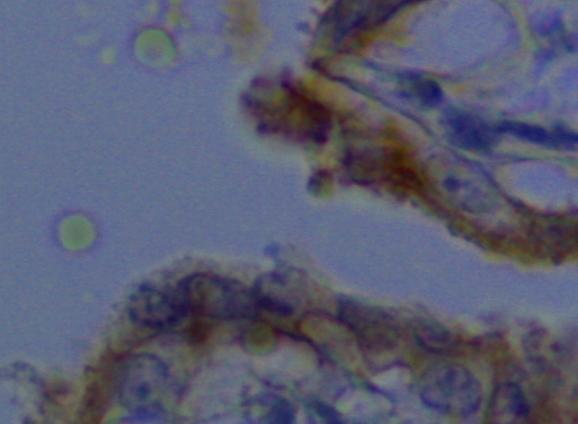
#> input picture tests/DAB_Training_Input/Train_A.tiff, 578 x 424 px
$ python -i utils.py   (imports and definitions only)
#> lines starting #> are read from the running program, lines starting #| are printed output that depends on the picture

"""
Utilities
"""

############################################################################################################
### Import
############################################################################################################

import io
import os
import cv2
import colour
import tempfile
import numpy as np
from PIL import Image, ImageCms
import matplotlib.pyplot as plt
from skimage.segmentation import find_boundaries
from scipy.ndimage import gaussian_filter1d

############################################################################################################
### Classes
############################################################################################################

class ColorName:
    """
    A class to store and provide color names.

    TODO

    Attributes:
        TODO
    """

    # [129 lines left out: functions __init__, load_hexadecimal_to_name, closest_color_name, calculate_color_distance, color_names, color_names, not called in this run]

class PlottingUtils:
    """
    A utility class for centralized management of plotting and saving images with standardized sRGB profiles.

    This class provides tools for working with images, including managing color profiles
    (e.g., sRGB) and standardizing plotting-related operations.
    This class supports saving images as TIFFs with proper ICC profiles and handling common visualization tasks.
    """

    def __init__(self, srgb_profile=None):
        """
        Initialize the PlottingUtils class.

        Parameters:
            srgb_profile (object, optional): A color profile for image processing.
                                             Defaults to an sRGB profile if not provided.
        """
        if srgb_profile is None:
            self.srgb_profile = ImageCms.createProfile("sRGB")
        else:
            self.srgb_profile = srgb_profile

    @property
    def srgb_profile(self):
        """
        Get the sRGB profile.

        Returns:
            object: The currently set sRGB profile.
        """
        return self._srgb_profile

    @srgb_profile.setter
    def srgb_profile(self, profile):
        """
        Set the sRGB profile.

        Parameters:
            profile (object): The new sRGB profile to use.

        Raises:
            TypeError: If the provided profile is not a valid ICC profile object.
        """
        if not isinstance(profile, ImageCms.core.CmsProfile):
            raise TypeError("The srgb_profile must be a valid ICC profile object.")
        self._srgb_profile = profile

    def save_as_tiff(self, image, file_path):
        """
        Save an image as a TIFF with the sRGB profile.

        Parameters:
            image (numpy.ndarray or PIL.Image.Image): The image to save.
            file_path (str): Path to save the TIFF image.
        """
        # Convert OpenCV image to PIL if necessary
        if isinstance(image, np.ndarray):
            image = Image.fromarray(cv2.cvtColor(image, cv2.COLOR_BGR2RGB))

        # Apply sRGB profile and save as TIFF
        image = ImageCms.profileToProfile(image, self.srgb_profile, self.srgb_profile, outputMode="RGB")
        image.save(file_path, format="TIFF")

    # [155 lines left out: functions save_picture, save_picture_labels, not called in this run]

    def save_plot(self, image, output_file_name, fig=None, ax=None, segments=None, title=None,
                  color_space="BGR", output_format="TIFF", segment_color=(255, 0, 0), segment_width=1):
        """
        Save a Matplotlib plot with optional image boundary highlights.

        Parameters:
            image (numpy.ndarray): Image to be saved.
            output_file_name (str): Path to save the resulting plot.
            fig (matplotlib.figure.Figure, optional): Matplotlib figure object. If None, a new figure is created.
            ax (matplotlib.axes.Axes, optional): Matplotlib axis object. If None, a new axis is created.
            segments (numpy.ndarray, optional): Segmentation results to overlay.
            title (str, optional): Title of the plot. Default is None.
            color_space (str, optional): Color space of the input image. Default is "BGR".
            output_format (str, optional): Output file format. Default is "TIFF".
            segment_color (tuple, optional): RGB tuple for boundary color. Default is (255, 0, 0).
            segment_width (int, optional): Width of boundary lines in overlay. Default is 1.
        """

        if fig is None or ax is None:
            fig, ax = plt.subplots(figsize=(10, 10))

        # Convert to BGR -> Then to RGB
        bgr_image = ColorConverter.convert_any_to_bgr(image, image_mode=color_space)
        image = cv2.cvtColor(image, cv2.COLOR_BGR2RGB)

        if segments is not None:
            overlay = np.copy(image)
            boundaries = find_boundaries(segments, mode='outer')
            overlay[boundaries] = segment_color

            if segment_width > 1:
                kernel = np.ones((segment_width, segment_width), np.uint8)
                boundaries_dilated = cv2.dilate(boundaries.astype(np.uint8), kernel, iterations=1)
                overlay[boundaries_dilated.astype(bool)] = segment_color
            ax.imshow(overlay)
        else:
            ax.imshow(image)

        if title:
            ax.set_title(title)
        ax.axis("off")

        if output_format.upper() == "TIFF":
            with tempfile.NamedTemporaryFile(suffix=".png", delete=False) as tmp_file:
                fig.savefig(tmp_file.name, format="png")
                plt.close(fig)
                temp_image = Image.open(tmp_file.name)
                self.save_as_tiff(temp_image, output_file_name)
        else:
            fig.savefig(output_file_name, format=output_format.upper())
            plt.close(fig)

    # [49 lines left out: function histogram, not called in this run]

class ColorConverter:
    """
    Color Converter
    """

    # [159 lines left out: functions normalize, count_non_masked_pixels, count_color_pixels, opencv_to_real_lab, real_to_opencv_lab, convert_rgb_to_hsv and 3 more, not called in this run]

    @staticmethod
    def convert_any_to_bgr(image, image_mode="BGR"):
        """
        Converts an input image to OpenCV's BGR format.

        Parameters:
        ----------
        image : np.ndarray
            Input image in an unknown color space.

        Returns:
        -------
        np.ndarray
            Image converted to BGR.
        """

        if image_mode.upper() == "BGR":
            pass
        elif image_mode.upper() == "RGB":
            image = cv2.cvtColor(image, cv2.COLOR_RGB2BGR)
        elif image_mode.upper() == "GRAY":
            image = cv2.cvtColor(image, cv2.COLOR_GRAY2BGR)
        elif image_mode.upper() == "HSV":
            image = cv2.cvtColor(image, cv2.COLOR_HSV2BGR)
        elif image_mode.upper() == "HLS":
            image = cv2.cvtColor(image, cv2.COLOR_HLS2BGR)
        elif image_mode.upper() == "LAB":
            image = cv2.cvtColor(image, cv2.COLOR_Lab2BGR)
        elif image_mode.upper() == "LUV":
            image = cv2.cvtColor(image, cv2.COLOR_Luv2BGR)
        elif image_mode.upper() == "XYZ":
            image = cv2.cvtColor(image, cv2.COLOR_XYZ2BGR)
        elif image_mode.upper() == "YCRCB":
            image = cv2.cvtColor(image, cv2.COLOR_YCrCb2BGR)
        else:
            try:
                if len(image.shape) == 2:  # Grayscale
                    image = cv2.cvtColor(image, cv2.COLOR_GRAY2BGR)
                elif image.shape[-1] == 3:
                    # Check if it's RGB instead of BGR
                    if image[..., 0].mean() >= image[..., 2].mean():  # More blue in BGR
                        image = cv2.cvtColor(img, cv2.COLOR_RGB2BGR)
            except Exception:
                raise ValueError(f"The image '{original_image}' encoding could not be determined.")

        return image

    # [100 lines left out: functions apply_masked_background, bgr_to_munsell, not called in this run]

class TripleInterval:
    """
    Represents a modifiable 3D interval where intervals can be added, removed, and split dynamically.
    """

    # [121 lines left out: functions __init__, contains, remove_interval, add_interval, _merge_intervals, __eq__ and 1 more, not called in this run]

>>> import cv2
>>> picture = cv2.imread('../../../tests/DAB_Training_Input/Train_A.tiff')
#> picture is the input picture: shape (424, 578, 3); mean B, G, R 114.8, 93.3, 90.3
>>> result = PlottingUtils().save_plot(picture, 'out.png')
#> in save_plot, `temp_image = Image.open(tmp_file.name)`:
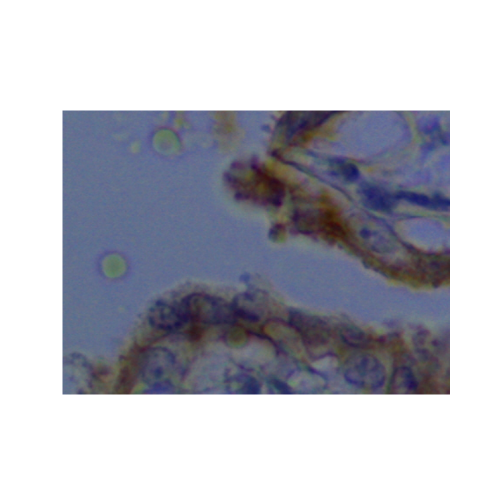
#> temp_image: PIL image 1000x1000 RGBA (shown at 1/2 size); mean R, G, B, A 182.3, 183.6, 193.1, 255
